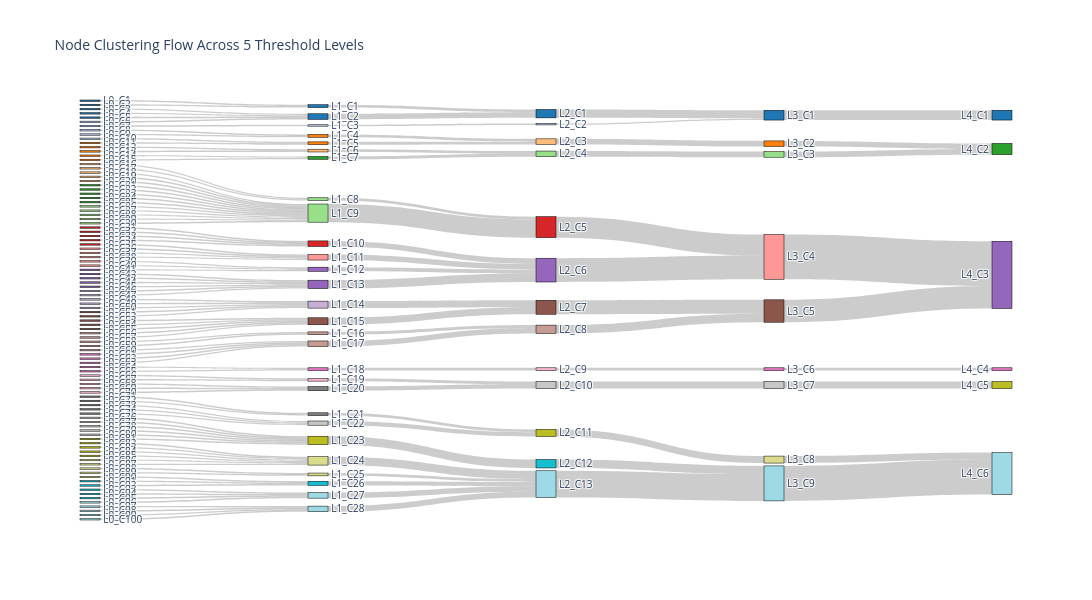

The code cell stored with this chart in its notebook:
### Code cell
import plotly.graph_objects as go

# Generate 5 logarithmically spaced threshold values
thresholds = np.logspace(np.log10(tmin), np.log10(1e-5), 5)

# Get cluster assignments for each threshold
cluster_assignments = {}
for i, thresh in enumerate(thresholds):
    clusters = fcluster(linkage_matrix, t=thresh, criterion='distance')
    cluster_assignments[i] = clusters

# Generate consistent colors for each cluster at each level
cluster_colors_dict = {}
for level in range(len(thresholds)):
    unique_clusters = np.unique(cluster_assignments[level])
    n_clusters = len(unique_clusters)
    # Generate colors for this level
    colors_level = plt.cm.tab20(np.linspace(0, 1, n_clusters))
    # Store colors for each cluster at this level
    cluster_colors_dict[level] = {}
    for idx, cluster in enumerate(unique_clusters):
        cluster_colors_dict[level][cluster] = plt.matplotlib.colors.rgb2hex(colors_level[idx])

# Build Sankey diagram data
sources = []
targets = []
values = []
labels = []
node_colors = []

# Create labels for each level and assign colors
for level in range(len(thresholds)):
    unique_clusters = np.unique(cluster_assignments[level])
    for cluster in unique_clusters:
        labels.append(f"L{level}_C{cluster}")
        node_colors.append(cluster_colors_dict[level][cluster])

# Create flows between consecutive levels
offset = 0
for level in range(len(thresholds) - 1):
    current_clusters = cluster_assignments[level]
    next_clusters = cluster_assignments[level + 1]
    
    # Count unique clusters at current and next level
    n_current = len(np.unique(current_clusters))
    n_next = len(np.unique(next_clusters))
    
    # Create transition matrix
    for node_idx in range(len(current_clusters)):
        curr_cluster = current_clusters[node_idx]
        next_cluster = next_clusters[node_idx]
        
        # Find indices in label list
        source_idx = labels.index(f"L{level}_C{curr_cluster}")
        target_idx = labels.index(f"L{level+1}_C{next_cluster}")
        
        # Check if this flow already exists
        try:
            flow_idx = sources.index(source_idx)
            if targets[flow_idx] == target_idx:
                values[flow_idx] += 1
                continue
        except ValueError:
            pass
        
        # Add new flow
        sources.append(source_idx)
        targets.append(target_idx)
        values.append(1)

# Create Sankey diagram
fig = go.Figure(data=[go.Sankey(
    node=dict(
        pad=15,
        thickness=20,
        line=dict(color="black", width=0.5),
        label=labels,
        color=node_colors
    ),
    link=dict(
        source=sources,
        target=targets,
        value=values,
    )
)])

fig.update_layout(
    title=f"Node Clustering Flow Across {len(thresholds)} Threshold Levels",
    font_size=10,
    height=600,
    width=1200
)

fig.show()

print(f"Thresholds: {thresholds}")
print(f"Number of clusters at each level: {[len(np.unique(cluster_assignments[i])) for i in range(len(thresholds))]}")

### Figure 1 — Plotly figure (JSON) as saved in the notebook; plotly's stock layout.template omitted (floating-point values rounded to 4 significant figures; data arrays with more than 128 entries replaced by an {"elided": "..."} marker saying what was removed)
{"data": [{"link": {"source": {"elided": "150 int values"}, "target": {"elided": "150 int values"}, "value": {"elided": "150 int values"}}, "node": {"color": {"elided": "156 str values"}, "label": {"elided": "156 str values"}, "line": {"color": "black", "width": 0.5}, "pad": 15, "thickness": 20}, "type": "sankey"}], "layout": {"font": {"size": 10}, "height": 600, "title": {"text": "Node Clustering Flow Across 5 Threshold Levels"}, "width": 1200}}
